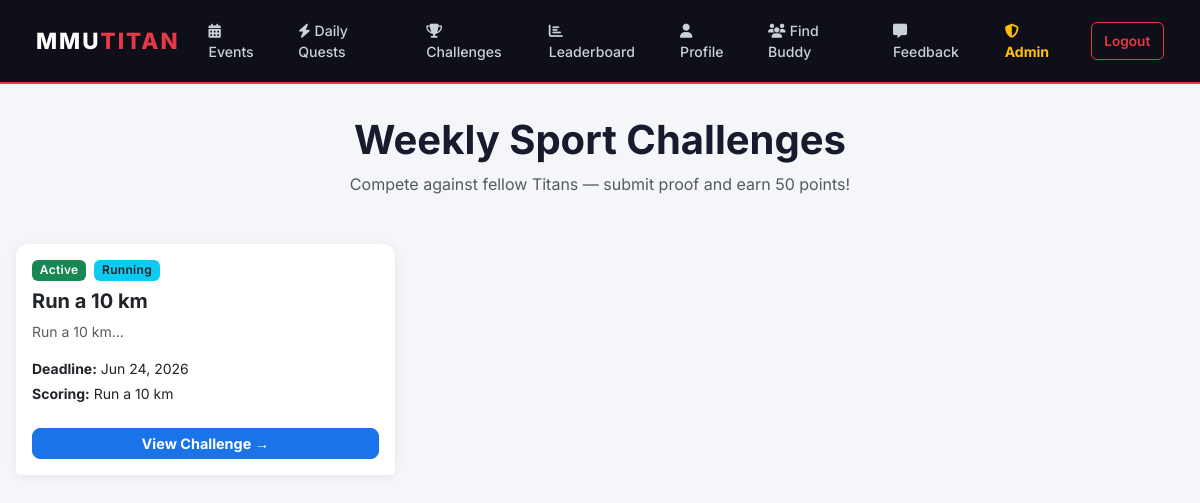
The app's page /challenges (signed in) with its own data.
### mmutitan/models.py (models this page shows)
class Challenge(db.Model):
    id = db.Column(db.Integer, primary_key=True)
    title = db.Column(db.String(100), nullable=False)
    description = db.Column(db.Text, nullable=False)
    sport_category = db.Column(db.String(50), nullable=False)
    deadline = db.Column(db.DateTime, nullable=False)
    scoring_criteria = db.Column(db.String(100), nullable=False)
    is_closed = db.Column(db.Boolean, default=False)
    submissions = db.relationship('Submission', backref='challenge_ref', lazy=True, cascade="all, delete-orphan")

### mmutitan/app.py (the view)
    @app.route('/challenges')
    @login_required
    def student_challenges():
        challenges = Challenge.query.all()
        return render_template('student_challenges.html', title='Weekly Challenges', challenges=challenges)

### mmutitan/models.py (called while the page is built)
@login_manager.user_loader
def load_user(user_id):
    return User.query.get(int(user_id))

### mmutitan/templates/student_challenges.html
{% extends "base.html" %}
{% block content %}
<div class="text-center mb-5">
    <h1 class="fw-bold">Weekly Sport Challenges</h1>
    <p class="text-muted">Compete against fellow Titans — submit proof and earn 50 points!</p>
</div>
<div class="row g-3">
    {% if challenges %}
    {% for challenge in challenges %}
    <div class="col-md-4">
        <div class="card h-100">
            <div class="card-body">
                <div class="d-flex gap-2 mb-2">
                    {% if challenge.is_closed %}
                    <span class="badge bg-danger">Closed</span>
                    {% else %}
                    <span class="badge bg-success">Active</span>
                    {% endif %}
                    <span class="badge bg-info text-dark">{{ challenge.sport_category }}</span>
                </div>
                <h5 class="fw-bold mt-1">{{ challenge.title }}</h5>
                <p class="text-muted small mb-3">{{ challenge.description[:100] }}...</p>
                <p class="small mb-1"><strong>Deadline:</strong> {{ challenge.deadline.strftime('%b %d, %Y') }}</p>
                <p class="small mb-0"><strong>Scoring:</strong> {{ challenge.scoring_criteria }}</p>
            </div>
            <div class="card-footer bg-white border-0 pb-3">
                <a href="{{ url_for('challenge_detail', challenge_id=challenge.id) }}"
                   class="btn btn-primary w-100 btn-sm fw-bold">
                    View Challenge →
                </a>
            </div>
        </div>
    </div>
    {% endfor %}
    {% else %}
    <div class="col-12 text-center py-5">
        <div style="font-size:3rem;">🏋️</div>
        <h4 class="text-muted mt-2">No challenges available right now.</h4>
        <p class="text-muted small">Check back later!</p>
    </div>
    {% endif %}
</div>
{% endblock %}

### mmutitan/templates/base.html (style rules this page uses)
body { font-family: 'Inter', sans-serif; background-color: #f4f6f9; color: #1a1a2e; }
.card { border: none; border-radius: 12px; box-shadow: 0 2px 12px rgba(0,0,0,0.07); }
.btn-primary { background-color: #1a73e8; border-color: #1a73e8; }
.btn { border-radius: 8px; font-weight: 500; font-size: 0.9rem; }
.badge { font-weight: 600; letter-spacing: 0.3px; border-radius: 6px; font-size: 0.75rem; }

### records on screen
Challenge: is_closed "Active", sport_category "Running", title "Run a 10 km", description "Run a 10 km", deadline "Jun 24, 2026", scoring_criteria "Run a 10 km"
